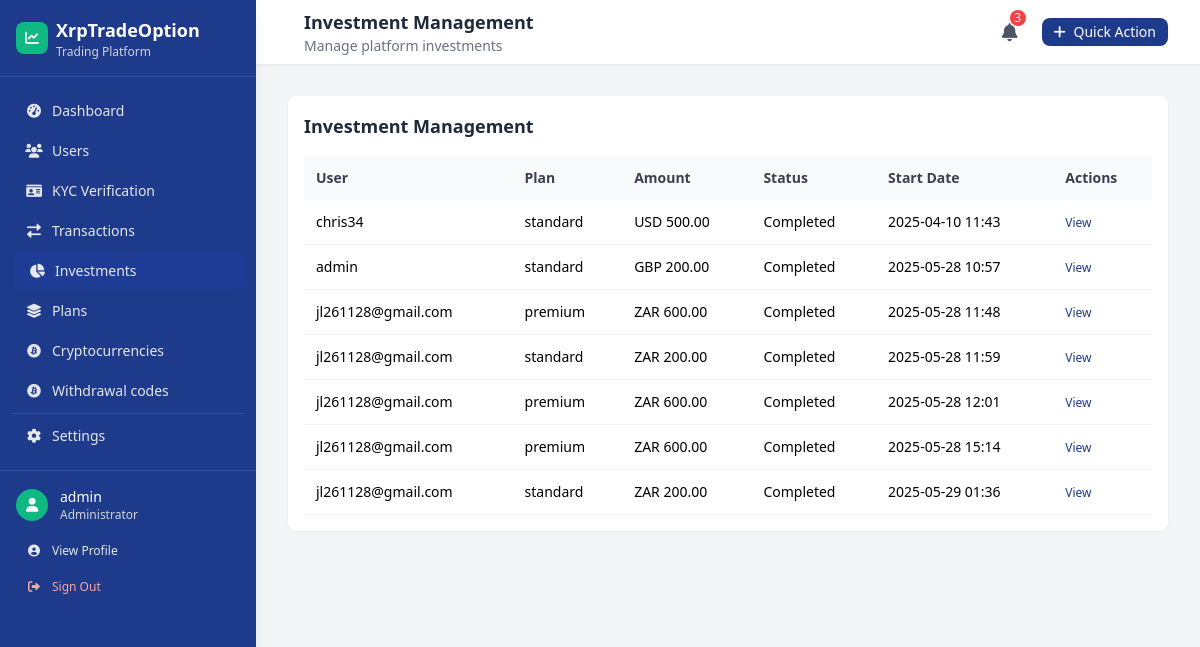
The page /custom-admin/investments/ (signed in) on the database as committed earlier.
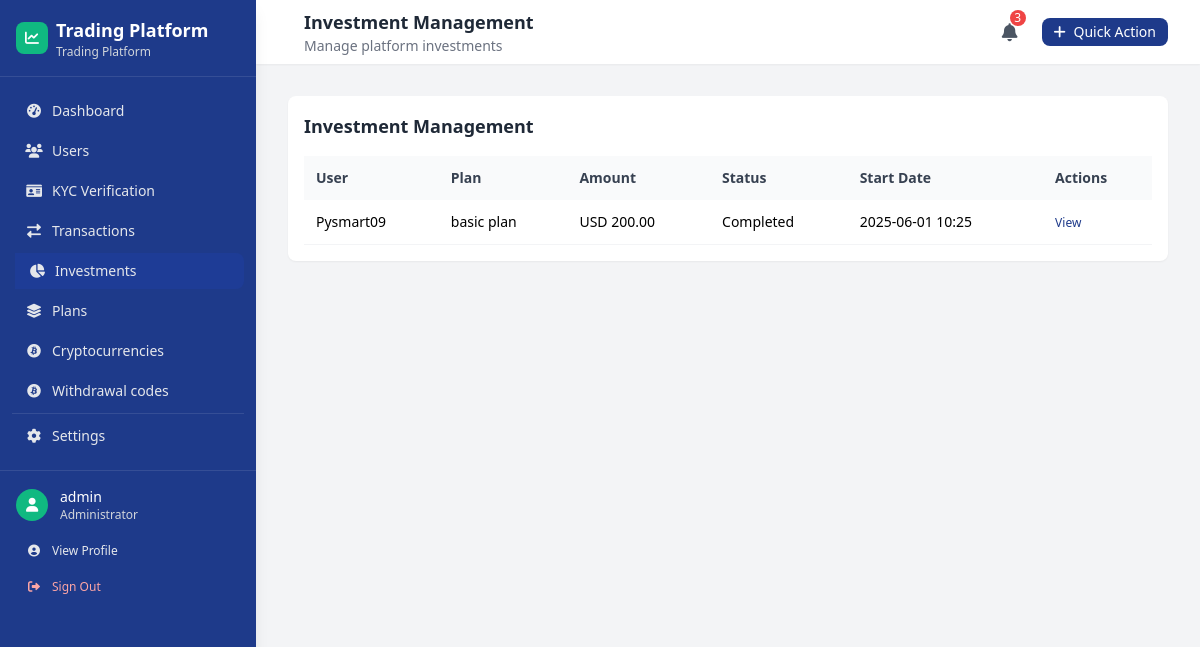
The same page on the database as committed later.
### main/models.py (models this page shows, shortened)
class SiteSettings(models.Model):
    site_name = models.CharField(max_length=100, default='Trading Platform')
    logo = models.ImageField(upload_to='site/logo/', null=True, blank=True)
    contact_email = models.EmailField(max_length=254, blank=True)
    contact_phone = models.CharField(max_length=20, blank=True)
    live_chat_enabled = models.BooleanField(default=False)
    live_chat_script_url = models.URLField(max_length=500, blank=True)

class Investment(models.Model):
    STATUS_CHOICES = (
        ('active', 'Active'),
        ('completed', 'Completed'),
        ('cancelled', 'Cancelled'),
    )
    user = models.ForeignKey(User, on_delete=models.CASCADE)
    plan = models.ForeignKey(InvestmentPlan, on_delete=models.CASCADE)
    amount = models.DecimalField(max_digits=15, decimal_places=2)
    expected_return = models.DecimalField(max_digits=15, decimal_places=2)
    status = models.CharField(max_length=10, choices=STATUS_CHOICES, default='active')
    start_date = models.DateTimeField(auto_now_add=True)
    end_date = models.DateTimeField()

class InvestmentPlan(models.Model):
    PLAN_TYPES = (
        ('standard', 'Standard'),
        ('premium', 'Premium'),
        ('vip', 'VIP'),
        ('platinum', 'Platinum'),
        ('gold', 'Gold'),
    )
    name = models.CharField(max_length=50, choices=PLAN_TYPES)
    min_deposit = models.DecimalField(max_digits=15, decimal_places=2)
    max_deposit = models.DecimalField(max_digits=15, decimal_places=2)
    roi_percentage = models.DecimalField(max_digits=5, decimal_places=2)
    duration_days = models.IntegerField()
    description = models.TextField(blank=True)
    is_active = models.BooleanField(default=True)

class UserProfile(models.Model):
    CURRENCY_CHOICES = (
        ('USD', 'US Dollar ($)'),
        ('EUR', 'Euro (€)'),
        ('GBP', 'British Pound (£)'),
        ('NGN', 'Nigerian Naira (₦)'),
        ('GHS', 'Ghanaian Cedi (₵)'),
        ('KES', 'Kenyan Shilling (KSh)'),
        ('ZAR', 'South African Rand (R)'),
        ('AUD', 'Australian Dollar (A$)'),
        ('CAD', 'Canadian Dollar (C$)'),
        ('JPY', 'Japanese Yen (¥)'),
        ('CNY', 'Chinese Yuan (¥)'),
        ('INR', 'Indian Rupee (₹)'),
        ('KRW', 'South Korean Won (₩)'),
        ('SGD', 'Singapore Dollar (S$)'),
        ('HKD', 'Hong Kong Dollar (HK$)'),
        ('MYR', 'Malaysian Ringgit (RM)'),
        ('THB', 'Thai Baht (฿)'),
        ('PHP', 'Philippine Peso (₱)'),
        ('IDR', 'Indonesian Rupiah (Rp)'),
    )
    user = models.OneToOneField(User, on_delete=models.CASCADE, related_name='profile')
    full_name = models.CharField(max_length=100, blank=True)
    phone = models.CharField(max_length=20, blank=True)
    country = models.CharField(max_length=50, blank=True)
    currency = models.CharField(max_length=3, choices=CURRENCY_CHOICES, default='USD')
    balance = models.DecimalField(max_digits=15, decimal_places=2, default=0)
    profit = models.DecimalField(max_digits=15, decimal_places=2, default=0)
    bonus = models.DecimalField(max_digits=15, decimal_places=2, default=0)
    investment = models.DecimalField(max_digits=15, decimal_places=2, default=0)
    preferred_cryptocurrency = models.ForeignKey('Cryptocurrency', on_delete=models.SET_NULL, null=True, blank=True)
    created_at = models.DateTimeField(auto_now_add=True)
    updated_at = models.DateTimeField(auto_now=True)

### custom_admin/views.py (the view)
# urls.py: path('investments/', views.investment_list, name='investment_list'),
@superuser_required()
def investment_list(request):
    investments = Investment.objects.all().select_related('user', 'plan')
    context = {'investments': investments}
    return render(request, 'custom_admin/investment_list.html', context)

### custom_admin/views.py (called while the page is built)
def superuser_required():
    def check_superuser(user):
        return user.is_authenticated and user.is_superuser
    return user_passes_test(check_superuser, login_url='custom_admin:login')

### custom_admin/templates/custom_admin/investment_list.html
{% extends 'custom_admin/base.html' %}
{% block page_title %}Investment Management{% endblock %}
{% block page_subtitle %}Manage platform investments{% endblock %}
{% block content %}
<div class="space-y-6">
    <div class="bg-white rounded-lg shadow-sm p-4">
        <h3 class="text-lg font-semibold text-gray-800 mb-4">Investment Management</h3>
        <div class="overflow-x-auto">
            <table class="w-full text-left text-sm" role="grid">
                <thead class="bg-gray-50">
                    <tr>
                        <th class="p-3 font-semibold text-gray-700">User</th>
                        <th class="p-3 font-semibold text-gray-700">Plan</th>
                        <th class="p-3 font-semibold text-gray-700 hidden sm:table-cell">Amount</th>
                        <th class="p-3 font-semibold text-gray-700 hidden md:table-cell">Status</th>
                        <th class="p-3 font-semibold text-gray-700 hidden lg:table-cell">Start Date</th>
                        <th class="p-3 font-semibold text-gray-700">Actions</th>
                    </tr>
                </thead>
                <tbody>
                    {% for investment in investments %}
                    <tr class="border-b border-gray-100 hover:bg-gray-50">
                        <td class="p-3">{{ investment.user.username }}</td>
                        <td class="p-3">{{ investment.plan.name }}</td>
                        <td class="p-3 hidden sm:table-cell">{{ investment.user.profile.currency }} {{ investment.amount|floatformat:2 }}</td>
                        <td class="p-3 hidden md:table-cell">{{ investment.status|capfirst }}</td>
                        <td class="p-3 hidden lg:table-cell">{{ investment.start_date|date:"Y-m-d H:i" }}</td>
                        <td class="p-3">
                            <a href="{% url 'custom_admin:investment_detail' investment.id %}" class="text-primary hover:underline text-xs" aria-label="View investment {{ investment.id }}">View</a>
                        </td>
                    </tr>
                    {% empty %}
                    <tr>
                        <td colspan="6" class="p-3 text-center text-gray-500">No investments found.</td>
                    </tr>
                    {% endfor %}
                </tbody>
            </table>
        </div>
    </div>
</div>
{% endblock %}

### custom_admin/templates/custom_admin/base.html (shortened to what the changed rows need)
<!DOCTYPE html>
<html lang="en">
<head>
    <script src="https://cdn.tailwindcss.com"></script>
    <link href="https://cdnjs.cloudflare.com/ajax/libs/font-awesome/6.0.0/css/all.min.css" rel="stylesheet">
</head>
<body class="bg-gray-100 min-h-screen font-sans">
    {% with settings=site_settings %}
    <aside id="sidebar" class="fixed left-0 top-0 h-full w-64 bg-primary text-white transform -translate-x-full lg:translate-x-0 sidebar-transition z-50 shadow-lg">
        <div class="p-4 border-b border-white/10">
            <div class="flex items-center justify-between">
                <div class="flex items-center space-x-2">
                    <div>
                        <h1 class="text-lg font-semibold">{{ settings.site_name|default:"Admin Panel" }}</h1>
                        <p class="text-xs text-gray-300">Trading Platform</p>
                    </div>
                </div>
            </div>
        </div>
    </aside>
    <div class="lg:ml-64">
        <header class="bg-white shadow-sm sticky top-0 z-30">
            <div class="px-4 sm:px-6 lg:px-8">
                <div class="flex justify-between items-center h-16">
                    <div class="flex items-center">
                        <div class="ml-4">
                            <h2 class="text-lg font-semibold text-gray-800">{% block page_title %}Dashboard{% endblock %}</h2>
                        </div>
                    </div>
                </div>
            </div>
        </header>
        <main class="p-4 sm:p-6 lg:p-8">
            <div class="animate-fade-in">
                {% block content %}
                {% endblock %}
            </div>
        </main>
    </div>
    {% endwith %}
</body>
</html>

Rows that differ between the two databases and show on the page:
removed Investment: user.username "admin", plan.name "standard", user.profile.currency "GBP", amount "200.00", status "Completed", start_date "2025-05-28 10:57"
removed Investment: user.username "jl261128@gmail.com", plan.name "premium", user.profile.currency "ZAR", amount "600.00", status "Completed", start_date "2025-05-28 11:48"
removed Investment: user.username "jl261128@gmail.com", plan.name "standard", user.profile.currency "ZAR", amount "200.00", status "Completed", start_date "2025-05-28 11:59"
removed Investment: user.username "jl261128@gmail.com", plan.name "premium", user.profile.currency "ZAR", amount "600.00", status "Completed", start_date "2025-05-28 12:01"
removed Investment: user.username "jl261128@gmail.com", plan.name "premium", user.profile.currency "ZAR", amount "600.00", status "Completed", start_date "2025-05-28 15:14"
removed Investment: user.username "jl261128@gmail.com", plan.name "standard", user.profile.currency "ZAR", amount "200.00", status "Completed", start_date "2025-05-29 01:36"
changed SiteSettings: site_name "XrpTradeOption" → "Trading Platform"
changed Investment "Completed": user.username "chris34" → "Pysmart09"; plan.name "standard" → "basic plan"; amount "500.00" → "200.00"; start_date "2025-04-10 11:43" → "2025-06-01 10:25"
